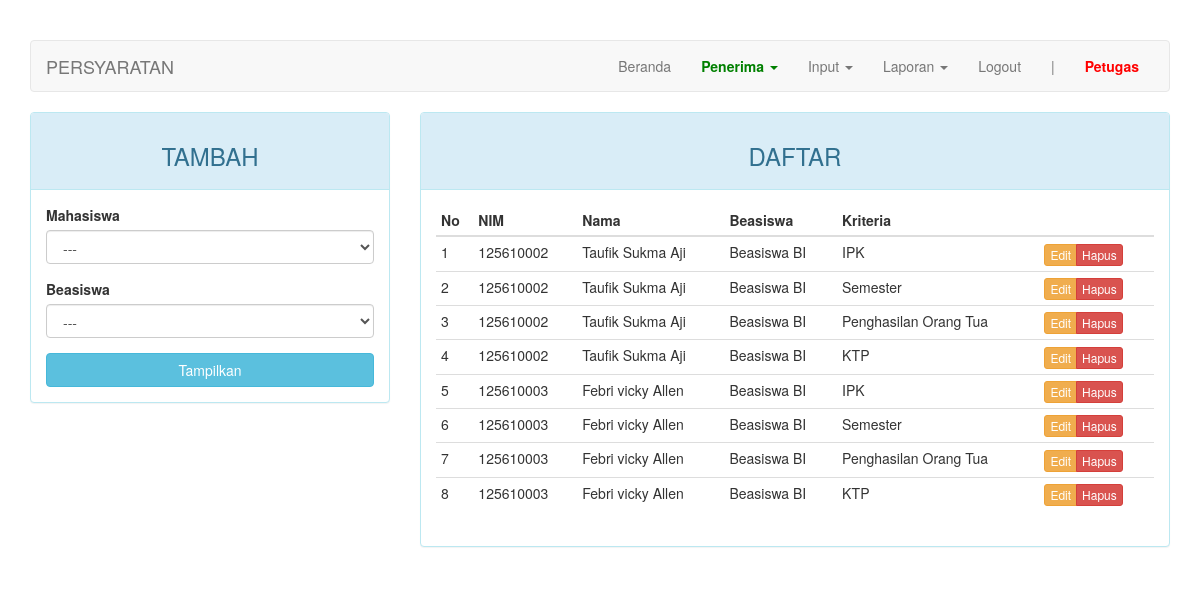
Page /index.php?page=nilai (signed in) on the committed database.
### tables this page shows
CREATE TABLE `nilai` (
  `kd_nilai` int(11) NOT NULL,
  `kd_beasiswa` int(11) DEFAULT NULL,
  `kd_kriteria` int(11) NOT NULL,
  `nim` char(9) NOT NULL,
  `nilai` float DEFAULT NULL
);

CREATE TABLE `mahasiswa` (
  `nim` char(9) NOT NULL,
  `nama` varchar(30) NOT NULL,
  `alamat` varchar(100) DEFAULT NULL,
  `jenis_kelamin` enum('Laki-laki','Perempuan') DEFAULT NULL,
  `tahun_mengajukan` char(4) NOT NULL
);

CREATE TABLE `beasiswa` (
  `kd_beasiswa` int(11) NOT NULL,
  `nama` varchar(50) DEFAULT NULL
);

CREATE TABLE `kriteria` (
  `kd_kriteria` int(11) NOT NULL,
  `kd_beasiswa` int(11) NOT NULL,
  `nama` varchar(50) DEFAULT NULL,
  `sifat` enum('min','max') DEFAULT NULL
);

### page/nilai.php (the view, shortened to what this page needs)
<?php
$update = (isset($_GET['action']) AND $_GET['action'] == 'update') ? true : false;
?>
<div class="row">
	<div class="col-md-4">
	    <div class="panel panel-<?= ($update) ? "warning" : "info" ?>">
	        <div class="panel-heading"><h3 class="text-center"><?= ($update) ? "EDIT" : "TAMBAH" ?></h3></div>
	        <div class="panel-body">
	            <form action="<?=$_SERVER["REQUEST_URI"]?>" method="post">
									<div class="form-group">
										<label for="nim">Mahasiswa</label>
										<?php if ($_POST): ?>
											<input type="text" name="nim" value="<?=$_POST["nim"]?>" class="form-control" readonly="on">
										<?php else: ?>
											<select class="form-control" name="nim">
												<option>---</option>
											</select>
										<?php endif; ?>
									</div>
									<div class="form-group">
	                  <label for="kd_beasiswa">Beasiswa</label>
										<?php if ($_POST): ?>
											<?php $q = $connection->query("SELECT nama FROM beasiswa WHERE kd_beasiswa=$_POST[kd_beasiswa]"); ?>
											<input type="text"value="<?=$q->fetch_assoc()["nama"]?>" class="form-control" readonly="on">
											<input type="hidden" name="kd_beasiswa" value="<?=$_POST["kd_beasiswa"]?>">
										<?php else: ?>
											<select class="form-control" name="kd_beasiswa" id="beasiswa">
												<option>---</option>
											</select>
										<?php endif; ?>
									</div>
	                <button type="submit" id="simpan" class="btn btn-<?= ($update) ? "warning" : "info" ?> btn-block"><?=($_POST) ? "Simpan" : "Tampilkan"?></button>
	            </form>
	        </div>
	    </div>
	</div>
	<div class="col-md-8">
	    <div class="panel panel-info">
	        <div class="panel-heading"><h3 class="text-center">DAFTAR</h3></div>
	        <div class="panel-body">
	            <table class="table table-condensed">
	                <thead>
	                    <tr>
	                        <th>No</th>
													<th>NIM</th>
													<th>Nama</th>
	                        <th>Beasiswa</th>
	                        <th>Kriteria</th>
	                        <th></th>
	                    </tr>
	                </thead>
	                <tbody>
	                    <?php $no = 1; ?>
	                    <?php if ($query = $connection->query("SELECT a.kd_nilai, c.nama AS nama_beasiswa, b.nama AS nama_kriteria, d.nim, d.nama AS nama_mahasiswa, a.nilai FROM nilai a JOIN kriteria b ON a.kd_kriteria=b.kd_kriteria JOIN beasiswa c ON a.kd_beasiswa=c.kd_beasiswa JOIN mahasiswa d ON d.nim=a.nim")): ?>
	                        <?php while($row = $query->fetch_assoc()): ?>
	                        <tr>
	                            <td><?=$no++?></td>
															<td><?=$row['nim']?></td>
															<td><?=$row['nama_mahasiswa']?></td>
	                            <td><?=$row['nama_beasiswa']?></td>
	                            <td><?=$row['nama_kriteria']?></td>
	                            <td>
	                                <div class="btn-group">
	                                    <a href="?page=nilai&action=update&key=<?=$row['kd_nilai']?>" class="btn btn-warning btn-xs">Edit</a>
	                                    <a href="?page=nilai&action=delete&key=<?=$row['kd_nilai']?>" class="btn btn-danger btn-xs">Hapus</a>
	                                </div>
	                            </td>
	                        </tr>
	                        <?php endwhile ?>
	                    <?php endif ?>
	                </tbody>
	            </table>
	        </div>
	    </div>
	</div>
</div>

### index.php (style rules this page uses)
body { margin-top: 40px; }

### rows in the picture
nilai: nim.nim "125610002", nim.nama "Taufik Sukma Aji", kd_beasiswa.nama "Beasiswa BI", kd_kriteria.nama "IPK"
nilai: nim.nim "125610002", nim.nama "Taufik Sukma Aji", kd_beasiswa.nama "Beasiswa BI", kd_kriteria.nama "Semester"
nilai: nim.nim "125610002", nim.nama "Taufik Sukma Aji", kd_beasiswa.nama "Beasiswa BI", kd_kriteria.nama "Penghasilan Orang Tua"
nilai: nim.nim "125610002", nim.nama "Taufik Sukma Aji", kd_beasiswa.nama "Beasiswa BI", kd_kriteria.nama "KTP"
nilai: nim.nim "125610003", nim.nama "Febri vicky Allen", kd_beasiswa.nama "Beasiswa BI", kd_kriteria.nama "IPK"
nilai: nim.nim "125610003", nim.nama "Febri vicky Allen", kd_beasiswa.nama "Beasiswa BI", kd_kriteria.nama "Semester"
nilai: nim.nim "125610003", nim.nama "Febri vicky Allen", kd_beasiswa.nama "Beasiswa BI", kd_kriteria.nama "Penghasilan Orang Tua"
nilai: nim.nim "125610003", nim.nama "Febri vicky Allen", kd_beasiswa.nama "Beasiswa BI", kd_kriteria.nama "KTP"

### other values in the picture
$str "PERSYARATAN"
$_SESSION["username"] "Petugas"
